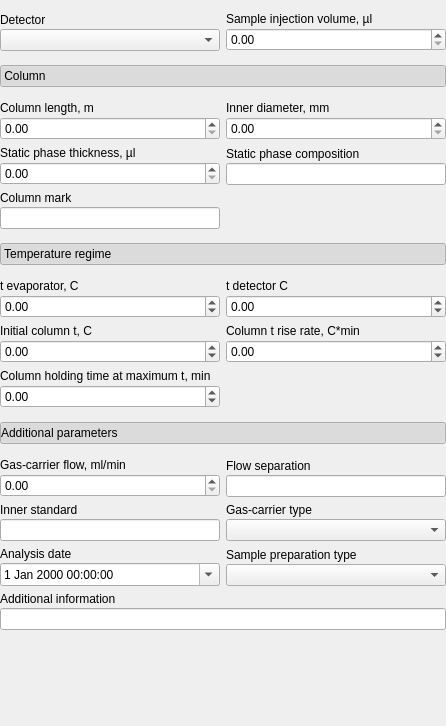
<?xml version="1.0" encoding="UTF-8"?>
<ui version="4.0">
 <class>ChemicalPassportForm</class>
 <widget class="QWidget" name="ChemicalPassportForm">
  <property name="geometry">
   <rect>
    <x>0</x>
    <y>0</y>
    <width>446</width>
    <height>726</height>
   </rect>
  </property>
  <property name="windowTitle">
   <string>Form</string>
  </property>
  <layout class="QVBoxLayout" name="verticalLayout_3" stretch="0,0,0,0,0,0,0,1">
   <property name="spacing">
    <number>14</number>
   </property>
   <property name="sizeConstraint">
    <enum>QLayout::SetDefaultConstraint</enum>
   </property>
   <property name="leftMargin">
    <number>0</number>
   </property>
   <property name="topMargin">
    <number>12</number>
   </property>
   <property name="rightMargin">
    <number>0</number>
   </property>
   <property name="bottomMargin">
    <number>0</number>
   </property>
   <item>
    <widget class="QWidget" name="headerWidget" native="true">
     <property name="sizePolicy">
      <sizepolicy hsizetype="Preferred" vsizetype="Minimum">
       <horstretch>0</horstretch>
       <verstretch>0</verstretch>
      </sizepolicy>
     </property>
     <layout class="QGridLayout" name="gridLayout_2" columnstretch="1,1">
      <property name="leftMargin">
       <number>0</number>
      </property>
      <property name="topMargin">
       <number>0</number>
      </property>
      <property name="rightMargin">
       <number>0</number>
      </property>
      <property name="bottomMargin">
       <number>0</number>
      </property>
      <item row="0" column="0">
       <layout class="QVBoxLayout" name="detectorLayout">
        <property name="spacing">
         <number>2</number>
        </property>
        <item>
         <widget class="QLabel" name="detectorLabel">
          <property name="text">
           <string>Detector</string>
          </property>
         </widget>
        </item>
        <item>
         <widget class="QComboBox" name="detectorCombo"/>
        </item>
       </layout>
      </item>
      <item row="0" column="1">
       <layout class="QVBoxLayout" name="sampleInjVolLayout">
        <property name="spacing">
         <number>2</number>
        </property>
        <item>
         <widget class="QLabel" name="sampleInjVolLabel">
          <property name="text">
           <string>Sample injection volume, µl</string>
          </property>
         </widget>
        </item>
        <item>
         <widget class="QDoubleSpinBox" name="sampleInjVolSpin">
          <property name="maximum">
           <double>1000000000.000000000000000</double>
          </property>
         </widget>
        </item>
       </layout>
      </item>
     </layout>
    </widget>
   </item>
   <item>
    <widget class="QPushButton" name="columnToggleBtn">
     <property name="sizePolicy">
      <sizepolicy hsizetype="Minimum" vsizetype="Minimum">
       <horstretch>0</horstretch>
       <verstretch>0</verstretch>
      </sizepolicy>
     </property>
     <property name="styleSheet">
      <string notr="true">QPushButton {text-align: left;}</string>
     </property>
     <property name="text">
      <string> Column</string>
     </property>
     <property name="checkable">
      <bool>true</bool>
     </property>
     <property name="checked">
      <bool>true</bool>
     </property>
    </widget>
   </item>
   <item>
    <widget class="QWidget" name="columnWidget" native="true">
     <property name="sizePolicy">
      <sizepolicy hsizetype="Preferred" vsizetype="Minimum">
       <horstretch>0</horstretch>
       <verstretch>0</verstretch>
      </sizepolicy>
     </property>
     <layout class="QGridLayout" name="gridLayout_4" columnstretch="1,1">
      <property name="leftMargin">
       <number>0</number>
      </property>
      <property name="topMargin">
       <number>0</number>
      </property>
      <property name="rightMargin">
       <number>0</number>
      </property>
      <property name="bottomMargin">
       <number>0</number>
      </property>
      <item row="0" column="1">
       <layout class="QVBoxLayout" name="innerDiameterLayout">
        <property name="spacing">
         <number>2</number>
        </property>
        <item>
         <widget class="QLabel" name="innerDiameterLabel">
          <property name="text">
           <string>Inner diameter, mm</string>
          </property>
         </widget>
        </item>
        <item>
         <widget class="QDoubleSpinBox" name="innerDiameterSpin">
          <property name="maximum">
           <double>1000000000.000000000000000</double>
          </property>
         </widget>
        </item>
       </layout>
      </item>
      <item row="1" column="0">
       <layout class="QVBoxLayout" name="staticPhaseThicknessLayout">
        <property name="spacing">
         <number>2</number>
        </property>
        <item>
         <widget class="QLabel" name="staticPhaseThicknessLabel">
          <property name="text">
           <string>Static phase thickness, µl</string>
          </property>
         </widget>
        </item>
        <item>
         <widget class="QDoubleSpinBox" name="staticPhaseThicknessSpin">
          <property name="maximum">
           <double>1000000000.000000000000000</double>
          </property>
         </widget>
        </item>
       </layout>
      </item>
      <item row="1" column="1">
       <layout class="QVBoxLayout" name="staticPhaseCompositionLayout">
        <property name="spacing">
         <number>2</number>
        </property>
        <item>
         <widget class="QLabel" name="staticPhaseCompositionLabel">
          <property name="text">
           <string>Static phase composition</string>
          </property>
         </widget>
        </item>
        <item>
         <widget class="QLineEdit" name="staticPhaseCompositionLineEdit"/>
        </item>
       </layout>
      </item>
      <item row="0" column="0">
       <layout class="QVBoxLayout" name="columnLengthLayout">
        <property name="spacing">
         <number>2</number>
        </property>
        <item>
         <widget class="QLabel" name="columnLengthLabel">
          <property name="text">
           <string>Column length, m</string>
          </property>
         </widget>
        </item>
        <item>
         <widget class="QDoubleSpinBox" name="columnLengthSpin">
          <property name="maximum">
           <double>1000000000.000000000000000</double>
          </property>
         </widget>
        </item>
       </layout>
      </item>
      <item row="2" column="0">
       <layout class="QVBoxLayout" name="columnMarkLayout">
        <property name="spacing">
         <number>2</number>
        </property>
        <item>
         <widget class="QLabel" name="columnMarkLabel">
          <property name="text">
           <string>Column mark</string>
          </property>
         </widget>
        </item>
        <item>
         <widget class="QLineEdit" name="columnMarkLineEdit"/>
        </item>
       </layout>
      </item>
     </layout>
    </widget>
   </item>
   <item>
    <widget class="QPushButton" name="tempToggleBtn">
     <property name="sizePolicy">
      <sizepolicy hsizetype="Minimum" vsizetype="Minimum">
       <horstretch>0</horstretch>
       <verstretch>0</verstretch>
      </sizepolicy>
     </property>
     <property name="styleSheet">
      <string notr="true">QPushButton {text-align: left;}</string>
     </property>
     <property name="text">
      <string> Temperature regime</string>
     </property>
     <property name="checkable">
      <bool>true</bool>
     </property>
     <property name="checked">
      <bool>true</bool>
     </property>
    </widget>
   </item>
   <item>
    <widget class="QWidget" name="temperatureWidget" native="true">
     <property name="sizePolicy">
      <sizepolicy hsizetype="Preferred" vsizetype="Minimum">
       <horstretch>0</horstretch>
       <verstretch>0</verstretch>
      </sizepolicy>
     </property>
     <layout class="QGridLayout" name="gridLayout_5" columnstretch="1,1">
      <property name="leftMargin">
       <number>0</number>
      </property>
      <property name="topMargin">
       <number>0</number>
      </property>
      <property name="rightMargin">
       <number>0</number>
      </property>
      <property name="bottomMargin">
       <number>0</number>
      </property>
      <item row="1" column="1">
       <layout class="QVBoxLayout" name="columnTepmRiseRateLayout">
        <property name="spacing">
         <number>2</number>
        </property>
        <item>
         <widget class="QLabel" name="columnTepmRiseRateLabel">
          <property name="text">
           <string>Column t rise rate, C*min</string>
          </property>
         </widget>
        </item>
        <item>
         <widget class="QDoubleSpinBox" name="columnTepmRiseRateSpin">
          <property name="minimum">
           <double>-300.000000000000000</double>
          </property>
          <property name="maximum">
           <double>1000000.000000000000000</double>
          </property>
         </widget>
        </item>
       </layout>
      </item>
      <item row="1" column="0">
       <layout class="QVBoxLayout" name="initialColumnTempLayout">
        <property name="spacing">
         <number>2</number>
        </property>
        <item>
         <widget class="QLabel" name="initialColumnTempLabel">
          <property name="text">
           <string>Initial column t, C</string>
          </property>
         </widget>
        </item>
        <item>
         <widget class="QDoubleSpinBox" name="initialColumnTempSpin">
          <property name="minimum">
           <double>-300.000000000000000</double>
          </property>
          <property name="maximum">
           <double>1000000.000000000000000</double>
          </property>
         </widget>
        </item>
       </layout>
      </item>
      <item row="0" column="1">
       <layout class="QVBoxLayout" name="detectorTempLayout">
        <property name="spacing">
         <number>2</number>
        </property>
        <item>
         <widget class="QLabel" name="detectorTempLabel">
          <property name="text">
           <string>t detector C</string>
          </property>
         </widget>
        </item>
        <item>
         <widget class="QDoubleSpinBox" name="detectorTempSpin">
          <property name="minimum">
           <double>-300.000000000000000</double>
          </property>
          <property name="maximum">
           <double>1000000.000000000000000</double>
          </property>
         </widget>
        </item>
       </layout>
      </item>
      <item row="0" column="0">
       <layout class="QVBoxLayout" name="evaporatorTempLayout">
        <property name="spacing">
         <number>2</number>
        </property>
        <item>
         <widget class="QLabel" name="evaporatorTempLabel">
          <property name="text">
           <string>t evaporator, C</string>
          </property>
         </widget>
        </item>
        <item>
         <widget class="QDoubleSpinBox" name="evaporatorTempSpin">
          <property name="minimum">
           <double>-300.000000000000000</double>
          </property>
          <property name="maximum">
           <double>1000000.000000000000000</double>
          </property>
         </widget>
        </item>
       </layout>
      </item>
      <item row="2" column="0">
       <layout class="QVBoxLayout" name="columnHoldingTimeAtMaxTempLayout">
        <property name="spacing">
         <number>2</number>
        </property>
        <item>
         <widget class="QLabel" name="columnHoldingTimeAtMaxTempLabel">
          <property name="text">
           <string>Column holding time at maximum t, min</string>
          </property>
         </widget>
        </item>
        <item>
         <widget class="QDoubleSpinBox" name="columnHoldingTimeAtMaxTempSpin">
          <property name="minimum">
           <double>-300.000000000000000</double>
          </property>
          <property name="maximum">
           <double>1000000.000000000000000</double>
          </property>
         </widget>
        </item>
       </layout>
      </item>
     </layout>
    </widget>
   </item>
   <item>
    <widget class="QPushButton" name="additionalToggleBtn">
     <property name="sizePolicy">
      <sizepolicy hsizetype="Minimum" vsizetype="Minimum">
       <horstretch>0</horstretch>
       <verstretch>0</verstretch>
      </sizepolicy>
     </property>
     <property name="styleSheet">
      <string notr="true">QPushButton {text-align: left;}</string>
     </property>
     <property name="text">
      <string>Additional parameters</string>
     </property>
     <property name="checkable">
      <bool>true</bool>
     </property>
     <property name="checked">
      <bool>true</bool>
     </property>
    </widget>
   </item>
   <item>
    <widget class="QWidget" name="additionalWidget" native="true">
     <property name="sizePolicy">
      <sizepolicy hsizetype="Preferred" vsizetype="Minimum">
       <horstretch>0</horstretch>
       <verstretch>0</verstretch>
      </sizepolicy>
     </property>
     <layout class="QGridLayout" name="gridLayout_6" columnstretch="1,1">
      <property name="leftMargin">
       <number>0</number>
      </property>
      <property name="topMargin">
       <number>0</number>
      </property>
      <property name="rightMargin">
       <number>0</number>
      </property>
      <property name="bottomMargin">
       <number>0</number>
      </property>
      <item row="0" column="0">
       <layout class="QVBoxLayout" name="gasCarrierFlowLayout">
        <property name="spacing">
         <number>2</number>
        </property>
        <item>
         <widget class="QLabel" name="gasCarrierFlowLabel">
          <property name="text">
           <string>Gas-carrier flow, ml/min</string>
          </property>
         </widget>
        </item>
        <item>
         <widget class="QDoubleSpinBox" name="gasCarrierFlowSpin">
          <property name="maximum">
           <double>1000000.000000000000000</double>
          </property>
         </widget>
        </item>
       </layout>
      </item>
      <item row="2" column="0">
       <layout class="QVBoxLayout" name="analysisDateLayout">
        <property name="spacing">
         <number>2</number>
        </property>
        <item>
         <widget class="QLabel" name="analysisDateLabel">
          <property name="text">
           <string>Analysis date</string>
          </property>
         </widget>
        </item>
        <item>
         <widget class="QDateTimeEdit" name="analysisDateEdit">
          <property name="calendarPopup">
           <bool>true</bool>
          </property>
         </widget>
        </item>
       </layout>
      </item>
      <item row="2" column="1">
       <layout class="QVBoxLayout" name="samplePreparationTypeLayout">
        <property name="spacing">
         <number>2</number>
        </property>
        <item>
         <widget class="QLabel" name="samplePreparationTypeLabel">
          <property name="text">
           <string>Sample preparation type</string>
          </property>
         </widget>
        </item>
        <item>
         <widget class="QComboBox" name="samplePreparationTypeCombo"/>
        </item>
       </layout>
      </item>
      <item row="0" column="1">
       <layout class="QVBoxLayout" name="flowSeparationLayout">
        <property name="spacing">
         <number>2</number>
        </property>
        <item>
         <widget class="QLabel" name="flowSeparationLabel">
          <property name="text">
           <string>Flow separation</string>
          </property>
         </widget>
        </item>
        <item>
         <widget class="QLineEdit" name="flowSeparationLineEdit"/>
        </item>
       </layout>
      </item>
      <item row="1" column="1">
       <layout class="QVBoxLayout" name="gasCarrierTypeLayout">
        <property name="spacing">
         <number>2</number>
        </property>
        <item>
         <widget class="QLabel" name="gasCarrierTypeLabel">
          <property name="text">
           <string>Gas-carrier type</string>
          </property>
         </widget>
        </item>
        <item>
         <widget class="QComboBox" name="gasCarrierTypeCombo"/>
        </item>
       </layout>
      </item>
      <item row="1" column="0">
       <layout class="QVBoxLayout" name="innerStandardLayout">
        <property name="spacing">
         <number>2</number>
        </property>
        <item>
         <widget class="QLabel" name="innerStandardLabel">
          <property name="text">
           <string>Inner standard</string>
          </property>
         </widget>
        </item>
        <item>
         <widget class="QLineEdit" name="innerStandardLineEdit"/>
        </item>
       </layout>
      </item>
      <item row="3" column="0" colspan="2">
       <layout class="QVBoxLayout" name="additionalInfoLayout">
        <property name="spacing">
         <number>2</number>
        </property>
        <item>
         <widget class="QLabel" name="additionalInfoLabel">
          <property name="text">
           <string>Additional information</string>
          </property>
         </widget>
        </item>
        <item>
         <widget class="QLineEdit" name="additionalInfoLineEdit">
          <property name="minimumSize">
           <size>
            <width>0</width>
            <height>0</height>
           </size>
          </property>
         </widget>
        </item>
       </layout>
      </item>
     </layout>
    </widget>
   </item>
   <item>
    <spacer name="verticalSpacer">
     <property name="orientation">
      <enum>Qt::Vertical</enum>
     </property>
     <property name="sizeHint" stdset="0">
      <size>
       <width>446</width>
       <height>0</height>
      </size>
     </property>
    </spacer>
   </item>
  </layout>
 </widget>
 <tabstops>
  <tabstop>detectorCombo</tabstop>
  <tabstop>sampleInjVolSpin</tabstop>
  <tabstop>columnToggleBtn</tabstop>
  <tabstop>columnLengthSpin</tabstop>
  <tabstop>innerDiameterSpin</tabstop>
  <tabstop>staticPhaseThicknessSpin</tabstop>
  <tabstop>staticPhaseCompositionLineEdit</tabstop>
  <tabstop>columnMarkLineEdit</tabstop>
  <tabstop>tempToggleBtn</tabstop>
  <tabstop>evaporatorTempSpin</tabstop>
  <tabstop>detectorTempSpin</tabstop>
  <tabstop>initialColumnTempSpin</tabstop>
  <tabstop>columnTepmRiseRateSpin</tabstop>
  <tabstop>columnHoldingTimeAtMaxTempSpin</tabstop>
  <tabstop>additionalToggleBtn</tabstop>
  <tabstop>gasCarrierFlowSpin</tabstop>
  <tabstop>flowSeparationLineEdit</tabstop>
  <tabstop>innerStandardLineEdit</tabstop>
  <tabstop>gasCarrierTypeCombo</tabstop>
  <tabstop>samplePreparationTypeCombo</tabstop>
  <tabstop>additionalInfoLineEdit</tabstop>
 </tabstops>
 <resources/>
 <connections/>
</ui>
